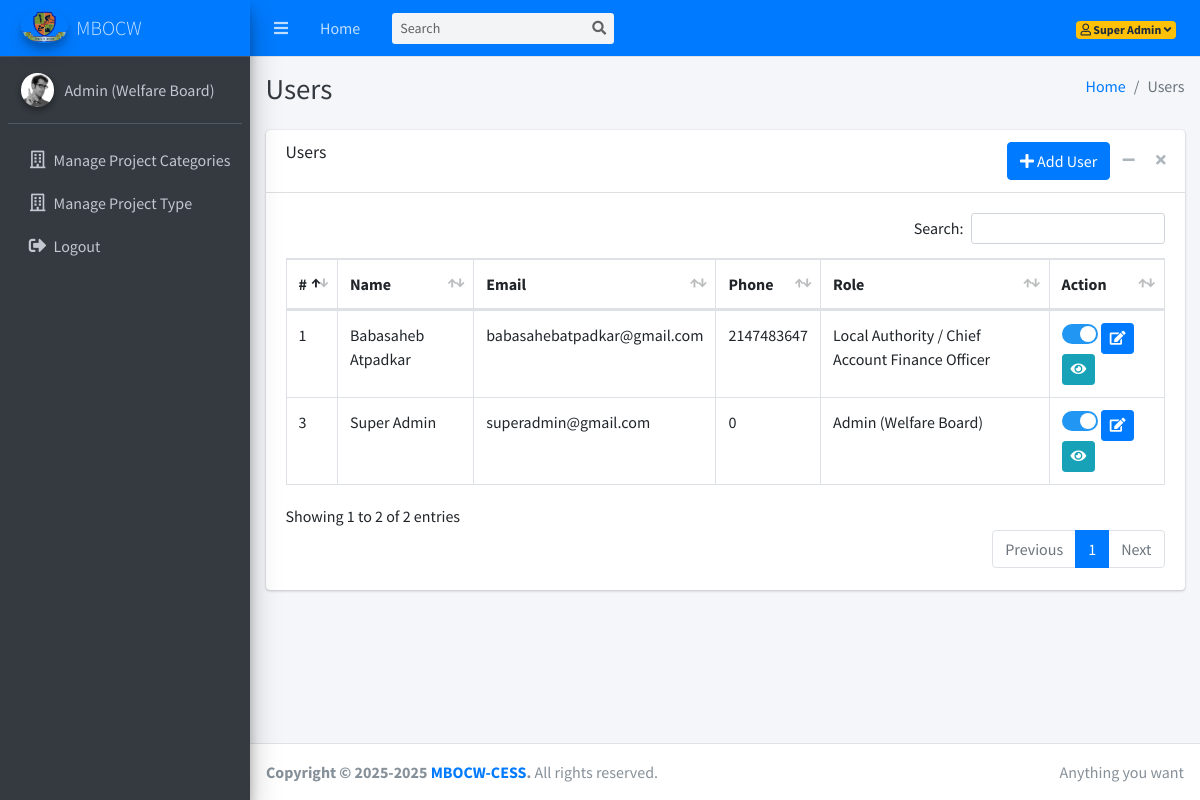
The app's page /dashboard/users.php (signed in) with its own data.
### tables this page shows
CREATE TABLE IF NOT EXISTS `users` (
  `id` int NOT NULL AUTO_INCREMENT,
  `name` varchar(255) NOT NULL,
  `email` text NOT NULL,
  `password` text NOT NULL,
  `phone` int NOT NULL,
  `gender` enum('M','F','O') NOT NULL,
  `state_id` int NOT NULL,
  `district_id` int NOT NULL,
  `taluka_id` int NOT NULL,
  `village_id` int NOT NULL,
  `address` text NOT NULL,
  `role` int NOT NULL,
  `gstn` varchar(20) NOT NULL,
  `pancard` varchar(10) NOT NULL,
  `aadhaar` varchar(12) NOT NULL,
  `is_active` int NOT NULL COMMENT '1=active, 2=inactive, 3=deleted',
  `created_at` datetime NOT NULL DEFAULT CURRENT_TIMESTAMP,
  PRIMARY KEY (`id`)
);

CREATE TABLE IF NOT EXISTS `roles` (
  `id` int NOT NULL AUTO_INCREMENT,
  `name` varchar(255) NOT NULL,
  `description` text NOT NULL,
  `is_active` int NOT NULL COMMENT '1=active, 2=inactive, 3=deleted	',
  `created_at` datetime NOT NULL DEFAULT CURRENT_TIMESTAMP,
  PRIMARY KEY (`id`)
);

### dashboard/users.php (the view, shortened to what this page needs)
<!DOCTYPE html>
<html lang="en">
<head>
  <link rel="stylesheet" href="../plugins/fontawesome-free/css/all.min.css">
  <link rel="stylesheet" href="../plugins/datatables-bs4/css/dataTables.bootstrap4.min.css">
  <link rel="stylesheet" href="../plugins/datatables-responsive/css/responsive.bootstrap4.min.css">
  <link rel="stylesheet" href="../dist/css/adminlte.min.css">
</head>
<body class="hold-transition sidebar-mini">
<div class="wrapper">
  <?php include('includes/navbar.php'); ?>
  <?php include('includes/sidebar.php'); ?>
  <div class="content-wrapper">
    <div class="content-header">
      <div class="container-fluid">
        <div class="row mb-2">
          <div class="col-sm-6">
            <h1 class="m-0 text-dark">Users</h1>
          </div>
          <div class="col-sm-6">
            <ol class="breadcrumb float-sm-right">
              <li class="breadcrumb-item"><a href="#">Home</a></li>
              <li class="breadcrumb-item active">Users</li>
            </ol>
          </div>
        </div>
      </div>
    </div>
    <div class="content">
        <div class="container-fluid">
            <div class="card">
            <div class="card-header">
                <h3 class="card-title">Users</h3>
                <div class="card-tools">
                    <a href="add-local-authority.php" class="btn btn-primary" ><i class="fas fa-plus"></i> Add User</a>
                    <button type="button" class="btn btn-tool" data-card-widget="collapse" data-toggle="tooltip" title="Collapse"><i class="fas fa-minus"></i></button>
                    <button type="button" class="btn btn-tool" data-card-widget="remove" data-toggle="tooltip" title="Remove"><i class="fas fa-times"></i></button>
                </div>
            </div>
            <div class="card-body">
                <table id="example1" class="table table-bordered">
                    <thead>
                        <tr>
                            <th>#</th>
                            <th>Name</th>
                            <th>Email</th>
                            <th>Phone</th>
                            <th>Role</th>
                            <th>Action</th>
                        </tr>
                    </thead>
                    <tbody>
                        <?php
                        $sql = "
                            SELECT
                                u.id, u.name, u.email, u.phone, u.is_active, u.role,
                                r.name AS role_name
                            FROM users u
                            LEFT JOIN roles r ON r.id = u.role
                            ORDER BY u.id DESC
                        ";
                        $result = mysqli_query($conn, $sql);
                        $sr = 1;
                        if (mysqli_num_rows($result) > 0) {
                            while ($row = mysqli_fetch_assoc($result)) {
                                $isActive = ($row['is_active'] == 1) ? 'checked' : '';
                                $statusText = ($row['is_active'] == 1) ? 'Active' : 'Inactive';
                                echo "<tr>";
                                echo "<td>".$sr++."</td>";
                                echo "<td>".htmlspecialchars($row['name'])."</td>";
                                echo "<td>".htmlspecialchars($row['email'])."</td>";
                                echo "<td>".htmlspecialchars($row['phone'])."</td>";
                                echo "<td>".htmlspecialchars($row['role_name'])."</td>";
                                echo "<td>
                                        <label class='switch' title='$statusText'><input type='checkbox' data-id='{$row['id']}' id='activeToggle' onclick='return confirm(\"Are you sure you want to perform this action?\");' {$isActive}><span class='slider round'></span></label>
                                        <a href='edit-user.php?id=".$row['id']."' class='btn btn-sm btn-primary'><i class='fas fa-edit'></i></a>
                                        <a href='view-user.php?id=".$row['id']."' class='btn btn-sm btn-info' ><i class='fas fa-eye'></i></a>
                                    </td>";
                                echo "</tr>";
                                $sr++;
                            }
                        } else {
                            echo "<tr><td colspan='6' class='text-center'>No Users found</td></tr>";
                        }
                        ?>
                    </tbody>
                </table>
            </div>
          </div>
        </div>
    </div>
  </div>
  <?php include('includes/footer.php'); ?>
</div>
</body>
</html>

### dashboard/users.php (style rules this page uses)
.switch { position: relative; display: inline-block; width: 36px; height: 20px; vertical-align: middle; }
.slider { position: absolute; cursor: pointer; top: 0; left: 0; right: 0; bottom: 0; background-color: #ccc; transition: .3s; border-radius: 20px; }
.slider:before { position: absolute; content: ""; height: 16px; width: 16px; left: 2px; bottom: 2px; background-color: white; transition: .3s; border-radius: 50%; }
input:checked + .slider { background-color: #2196F3; }
input:checked + .slider:before { -webkit-transform: translateX(26px); -ms-transform: translateX(26px); transform: translateX(26px); transform: translateX(16px); }
.slider.round { border-radius: 34px; }
.slider.round:before { border-radius: 50%; }

### records on screen
users: name "Babasaheb Atpadkar", email "babasahebatpadkar@gmail.com", phone "2147483647", roles.name "Local Authority / Chief Account Finance Officer"
users: name "Super Admin", email "superadmin@gmail.com", phone "0", roles.name "Admin (Welfare Board)"

### other values on screen
$_SESSION['user_name'] "Super Admin"
$_SESSION['user_role_name'] "Admin (Welfare Board)"
